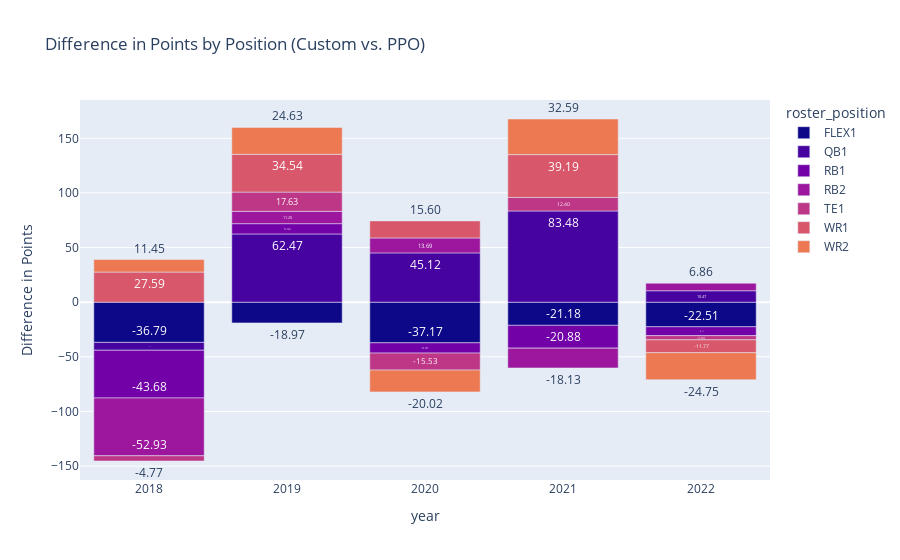

Notebook code cell kept with this figure:
### Code cell
import plotly.express as px

grouped_df = groupby.groupby(['year', 'roster_position'])['difference'].mean().reset_index()
grouped_df = grouped_df[grouped_df['roster_position'] != 'total']

pivot_df = grouped_df.pivot(index='year', columns='roster_position', values='difference').reset_index()

# Calculate the total difference for each year
pivot_df['total_difference'] = pivot_df.drop(columns='year').sum(axis=1)

def custom_hover_data(row):
    hover_text = [f"Year: {int(row['year'])}", f"Total Difference: {row['total_difference']:.2f}"]
    for position, value in row.items():
        if position != "year" and position != "total_difference":
            hover_text.append(f"{position}: {value:.2f}")
    return '<br>'.join(hover_text)

pivot_df['hover_text'] = pivot_df.apply(custom_hover_data, axis=1)

melted_df = pivot_df.melt(id_vars=['year', 'hover_text', 'total_difference'], value_name='difference', var_name='roster_position')

fig = px.bar(melted_df, x='year', y='difference', color='roster_position', title='Difference in Points by Position (Custom vs. PPO)',
             labels={'difference': 'Difference in Points'},
             hover_data={'hover_text': True, 'roster_position': False, 'difference': False},
             hover_name='hover_text',
             color_discrete_sequence=px.colors.sequential.Plasma,
             text='difference')

# Update the layout to show the positional differences on the bars and adjust the hover template
fig.update_traces(texttemplate='%{text:.2f}', textposition='outside', cliponaxis=False, hovertemplate='%{hovertext}')

# Show the plot
fig.show()

### Figure 1 — Plotly figure (JSON) as saved in the notebook; plotly's stock layout.template omitted (floating-point values rounded to 4 significant figures)
{"data": [{"alignmentgroup": "True", "cliponaxis": false, "customdata": [["Year: 2018<br>Total Difference: -106.31<br>FLEX1: -36.79<br>QB1: -7.18<br>RB1: -43.68<br>RB2: -52.93<br>TE1: -4.77<br>WR1: 27.59<br>WR2: 11.45", "FLEX1"], ["Year: 2019<br>Total Difference: 140.97<br>FLEX1: -18.97<br>QB1: 62.47<br>RB1: 9.42<br>RB2: 11.25<br>TE1: 17.63<br>WR1: 34.54<br>WR2: 24.63", "FLEX1"], ["Year: 2020<br>Total Difference: -7.72<br>FLEX1: -37.17<br>QB1: 45.12<br>RB1: -9.41<br>RB2: 13.69<br>TE1: -15.53<br>WR1: 15.60<br>WR2: -20.02", "FLEX1"], ["Year: 2021<br>Total Difference: 107.47<br>FLEX1: -21.18<br>QB1: 83.48<br>RB1: -20.88<br>RB2: -18.13<br>TE1: 12.40<br>WR1: 39.19<br>WR2: 32.59", "FLEX1"], ["Year: 2022<br>Total Difference: -53.65<br>FLEX1: -22.51<br>QB1: 10.47<br>RB1: -8.11<br>RB2: 6.86<br>TE1: -3.84<br>WR1: -11.77<br>WR2: -24.75", "FLEX1"]], "hovertemplate": "%{hovertext}", "hovertext": ["Year: 2018<br>Total Difference: -106.31<br>FLEX1: -36.79<br>QB1: -7.18<br>RB1: -43.68<br>RB2: -52.93<br>TE1: -4.77<br>WR1: 27.59<br>WR2: 11.45", "Year: 2019<br>Total Difference: 140.97<br>FLEX1: -18.97<br>QB1: 62.47<br>RB1: 9.42<br>RB2: 11.25<br>TE1: 17.63<br>WR1: 34.54<br>WR2: 24.63", "Year: 2020<br>Total Difference: -7.72<br>FLEX1: -37.17<br>QB1: 45.12<br>RB1: -9.41<br>RB2: 13.69<br>TE1: -15.53<br>WR1: 15.60<br>WR2: -20.02", "Year: 2021<br>Total Difference: 107.47<br>FLEX1: -21.18<br>QB1: 83.48<br>RB1: -20.88<br>RB2: -18.13<br>TE1: 12.40<br>WR1: 39.19<br>WR2: 32.59", "Year: 2022<br>Total Difference: -53.65<br>FLEX1: -22.51<br>QB1: 10.47<br>RB1: -8.11<br>RB2: 6.86<br>TE1: -3.84<br>WR1: -11.77<br>WR2: -24.75"], "legendgroup": "FLEX1", "marker": {"color": "#0d0887", "pattern": {"shape": ""}}, "name": "FLEX1", "offsetgroup": "FLEX1", "orientation": "v", "showlegend": true, "text": [-36.79, -18.97, -37.17, -21.18, -22.51], "textposition": "outside", "texttemplate": "%{text:.2f}", "type": "bar", "x": [2018, 2019, 2020, 2021, 2022], "xaxis": "x", "y": [-36.79, -18.97, -37.17, -21.18, -22.51], "yaxis": "y"}, {"alignmentgroup": "True", "cliponaxis": false, "customdata": [["Year: 2018<br>Total Difference: -106.31<br>FLEX1: -36.79<br>QB1: -7.18<br>RB1: -43.68<br>RB2: -52.93<br>TE1: -4.77<br>WR1: 27.59<br>WR2: 11.45", "QB1"], ["Year: 2019<br>Total Difference: 140.97<br>FLEX1: -18.97<br>QB1: 62.47<br>RB1: 9.42<br>RB2: 11.25<br>TE1: 17.63<br>WR1: 34.54<br>WR2: 24.63", "QB1"], ["Year: 2020<br>Total Difference: -7.72<br>FLEX1: -37.17<br>QB1: 45.12<br>RB1: -9.41<br>RB2: 13.69<br>TE1: -15.53<br>WR1: 15.60<br>WR2: -20.02", "QB1"], ["Year: 2021<br>Total Difference: 107.47<br>FLEX1: -21.18<br>QB1: 83.48<br>RB1: -20.88<br>RB2: -18.13<br>TE1: 12.40<br>WR1: 39.19<br>WR2: 32.59", "QB1"], ["Year: 2022<br>Total Difference: -53.65<br>FLEX1: -22.51<br>QB1: 10.47<br>RB1: -8.11<br>RB2: 6.86<br>TE1: -3.84<br>WR1: -11.77<br>WR2: -24.75", "QB1"]], "hovertemplate": "%{hovertext}", "hovertext": ["Year: 2018<br>Total Difference: -106.31<br>FLEX1: -36.79<br>QB1: -7.18<br>RB1: -43.68<br>RB2: -52.93<br>TE1: -4.77<br>WR1: 27.59<br>WR2: 11.45", "Year: 2019<br>Total Difference: 140.97<br>FLEX1: -18.97<br>QB1: 62.47<br>RB1: 9.42<br>RB2: 11.25<br>TE1: 17.63<br>WR1: 34.54<br>WR2: 24.63", "Year: 2020<br>Total Difference: -7.72<br>FLEX1: -37.17<br>QB1: 45.12<br>RB1: -9.41<br>RB2: 13.69<br>TE1: -15.53<br>WR1: 15.60<br>WR2: -20.02", "Year: 2021<br>Total Difference: 107.47<br>FLEX1: -21.18<br>QB1: 83.48<br>RB1: -20.88<br>RB2: -18.13<br>TE1: 12.40<br>WR1: 39.19<br>WR2: 32.59", "Year: 2022<br>Total Difference: -53.65<br>FLEX1: -22.51<br>QB1: 10.47<br>RB1: -8.11<br>RB2: 6.86<br>TE1: -3.84<br>WR1: -11.77<br>WR2: -24.75"], "legendgroup": "QB1", "marker": {"color": "#46039f", "pattern": {"shape": ""}}, "name": "QB1", "offsetgroup": "QB1", "orientation": "v", "showlegend": true, "text": [-7.183, 62.47, 45.12, 83.48, 10.47], "textposition": "outside", "texttemplate": "%{text:.2f}", "type": "bar", "x": [2018, 2019, 2020, 2021, 2022], "xaxis": "x", "y": [-7.183, 62.47, 45.12, 83.48, 10.47], "yaxis": "y"}, {"alignmentgroup": "True", "cliponaxis": false, "customdata": [["Year: 2018<br>Total Difference: -106.31<br>FLEX1: -36.79<br>QB1: -7.18<br>RB1: -43.68<br>RB2: -52.93<br>TE1: -4.77<br>WR1: 27.59<br>WR2: 11.45", "RB1"], ["Year: 2019<br>Total Difference: 140.97<br>FLEX1: -18.97<br>QB1: 62.47<br>RB1: 9.42<br>RB2: 11.25<br>TE1: 17.63<br>WR1: 34.54<br>WR2: 24.63", "RB1"], ["Year: 2020<br>Total Difference: -7.72<br>FLEX1: -37.17<br>QB1: 45.12<br>RB1: -9.41<br>RB2: 13.69<br>TE1: -15.53<br>WR1: 15.60<br>WR2: -20.02", "RB1"], ["Year: 2021<br>Total Difference: 107.47<br>FLEX1: -21.18<br>QB1: 83.48<br>RB1: -20.88<br>RB2: -18.13<br>TE1: 12.40<br>WR1: 39.19<br>WR2: 32.59", "RB1"], ["Year: 2022<br>Total Difference: -53.65<br>FLEX1: -22.51<br>QB1: 10.47<br>RB1: -8.11<br>RB2: 6.86<br>TE1: -3.84<br>WR1: -11.77<br>WR2: -24.75", "RB1"]], "hovertemplate": "%{hovertext}", "hovertext": ["Year: 2018<br>Total Difference: -106.31<br>FLEX1: -36.79<br>QB1: -7.18<br>RB1: -43.68<br>RB2: -52.93<br>TE1: -4.77<br>WR1: 27.59<br>WR2: 11.45", "Year: 2019<br>Total Difference: 140.97<br>FLEX1: -18.97<br>QB1: 62.47<br>RB1: 9.42<br>RB2: 11.25<br>TE1: 17.63<br>WR1: 34.54<br>WR2: 24.63", "Year: 2020<br>Total Difference: -7.72<br>FLEX1: -37.17<br>QB1: 45.12<br>RB1: -9.41<br>RB2: 13.69<br>TE1: -15.53<br>WR1: 15.60<br>WR2: -20.02", "Year: 2021<br>Total Difference: 107.47<br>FLEX1: -21.18<br>QB1: 83.48<br>RB1: -20.88<br>RB2: -18.13<br>TE1: 12.40<br>WR1: 39.19<br>WR2: 32.59", "Year: 2022<br>Total Difference: -53.65<br>FLEX1: -22.51<br>QB1: 10.47<br>RB1: -8.11<br>RB2: 6.86<br>TE1: -3.84<br>WR1: -11.77<br>WR2: -24.75"], "legendgroup": "RB1", "marker": {"color": "#7201a8", "pattern": {"shape": ""}}, "name": "RB1", "offsetgroup": "RB1", "orientation": "v", "showlegend": true, "text": [-43.68, 9.417, -9.408, -20.88, -8.108], "textposition": "outside", "texttemplate": "%{text:.2f}", "type": "bar", "x": [2018, 2019, 2020, 2021, 2022], "xaxis": "x", "y": [-43.68, 9.417, -9.408, -20.88, -8.108], "yaxis": "y"}, {"alignmentgroup": "True", "cliponaxis": false, "customdata": [["Year: 2018<br>Total Difference: -106.31<br>FLEX1: -36.79<br>QB1: -7.18<br>RB1: -43.68<br>RB2: -52.93<br>TE1: -4.77<br>WR1: 27.59<br>WR2: 11.45", "RB2"], ["Year: 2019<br>Total Difference: 140.97<br>FLEX1: -18.97<br>QB1: 62.47<br>RB1: 9.42<br>RB2: 11.25<br>TE1: 17.63<br>WR1: 34.54<br>WR2: 24.63", "RB2"], ["Year: 2020<br>Total Difference: -7.72<br>FLEX1: -37.17<br>QB1: 45.12<br>RB1: -9.41<br>RB2: 13.69<br>TE1: -15.53<br>WR1: 15.60<br>WR2: -20.02", "RB2"], ["Year: 2021<br>Total Difference: 107.47<br>FLEX1: -21.18<br>QB1: 83.48<br>RB1: -20.88<br>RB2: -18.13<br>TE1: 12.40<br>WR1: 39.19<br>WR2: 32.59", "RB2"], ["Year: 2022<br>Total Difference: -53.65<br>FLEX1: -22.51<br>QB1: 10.47<br>RB1: -8.11<br>RB2: 6.86<br>TE1: -3.84<br>WR1: -11.77<br>WR2: -24.75", "RB2"]], "hovertemplate": "%{hovertext}", "hovertext": ["Year: 2018<br>Total Difference: -106.31<br>FLEX1: -36.79<br>QB1: -7.18<br>RB1: -43.68<br>RB2: -52.93<br>TE1: -4.77<br>WR1: 27.59<br>WR2: 11.45", "Year: 2019<br>Total Difference: 140.97<br>FLEX1: -18.97<br>QB1: 62.47<br>RB1: 9.42<br>RB2: 11.25<br>TE1: 17.63<br>WR1: 34.54<br>WR2: 24.63", "Year: 2020<br>Total Difference: -7.72<br>FLEX1: -37.17<br>QB1: 45.12<br>RB1: -9.41<br>RB2: 13.69<br>TE1: -15.53<br>WR1: 15.60<br>WR2: -20.02", "Year: 2021<br>Total Difference: 107.47<br>FLEX1: -21.18<br>QB1: 83.48<br>RB1: -20.88<br>RB2: -18.13<br>TE1: 12.40<br>WR1: 39.19<br>WR2: 32.59", "Year: 2022<br>Total Difference: -53.65<br>FLEX1: -22.51<br>QB1: 10.47<br>RB1: -8.11<br>RB2: 6.86<br>TE1: -3.84<br>WR1: -11.77<br>WR2: -24.75"], "legendgroup": "RB2", "marker": {"color": "#9c179e", "pattern": {"shape": ""}}, "name": "RB2", "offsetgroup": "RB2", "orientation": "v", "showlegend": true, "text": [-52.93, 11.25, 13.69, -18.13, 6.858], "textposition": "outside", "texttemplate": "%{text:.2f}", "type": "bar", "x": [2018, 2019, 2020, 2021, 2022], "xaxis": "x", "y": [-52.93, 11.25, 13.69, -18.13, 6.858], "yaxis": "y"}, {"alignmentgroup": "True", "cliponaxis": false, "customdata": [["Year: 2018<br>Total Difference: -106.31<br>FLEX1: -36.79<br>QB1: -7.18<br>RB1: -43.68<br>RB2: -52.93<br>TE1: -4.77<br>WR1: 27.59<br>WR2: 11.45", "TE1"], ["Year: 2019<br>Total Difference: 140.97<br>FLEX1: -18.97<br>QB1: 62.47<br>RB1: 9.42<br>RB2: 11.25<br>TE1: 17.63<br>WR1: 34.54<br>WR2: 24.63", "TE1"], ["Year: 2020<br>Total Difference: -7.72<br>FLEX1: -37.17<br>QB1: 45.12<br>RB1: -9.41<br>RB2: 13.69<br>TE1: -15.53<br>WR1: 15.60<br>WR2: -20.02", "TE1"], ["Year: 2021<br>Total Difference: 107.47<br>FLEX1: -21.18<br>QB1: 83.48<br>RB1: -20.88<br>RB2: -18.13<br>TE1: 12.40<br>WR1: 39.19<br>WR2: 32.59", "TE1"], ["Year: 2022<br>Total Difference: -53.65<br>FLEX1: -22.51<br>QB1: 10.47<br>RB1: -8.11<br>RB2: 6.86<br>TE1: -3.84<br>WR1: -11.77<br>WR2: -24.75", "TE1"]], "hovertemplate": "%{hovertext}", "hovertext": ["Year: 2018<br>Total Difference: -106.31<br>FLEX1: -36.79<br>QB1: -7.18<br>RB1: -43.68<br>RB2: -52.93<br>TE1: -4.77<br>WR1: 27.59<br>WR2: 11.45", "Year: 2019<br>Total Difference: 140.97<br>FLEX1: -18.97<br>QB1: 62.47<br>RB1: 9.42<br>RB2: 11.25<br>TE1: 17.63<br>WR1: 34.54<br>WR2: 24.63", "Year: 2020<br>Total Difference: -7.72<br>FLEX1: -37.17<br>QB1: 45.12<br>RB1: -9.41<br>RB2: 13.69<br>TE1: -15.53<br>WR1: 15.60<br>WR2: -20.02", "Year: 2021<br>Total Difference: 107.47<br>FLEX1: -21.18<br>QB1: 83.48<br>RB1: -20.88<br>RB2: -18.13<br>TE1: 12.40<br>WR1: 39.19<br>WR2: 32.59", "Year: 2022<br>Total Difference: -53.65<br>FLEX1: -22.51<br>QB1: 10.47<br>RB1: -8.11<br>RB2: 6.86<br>TE1: -3.84<br>WR1: -11.77<br>WR2: -24.75"], "legendgroup": "TE1", "marker": {"color": "#bd3786", "pattern": {"shape": ""}}, "name": "TE1", "offsetgroup": "TE1", "orientation": "v", "showlegend": true, "text": [-4.767, 17.63, -15.53, 12.4, -3.842], "textposition": "outside", "texttemplate": "%{text:.2f}", "type": "bar", "x": [2018, 2019, 2020, 2021, 2022], "xaxis": "x", "y": [-4.767, 17.63, -15.53, 12.4, -3.842], "yaxis": "y"}, {"alignmentgroup": "True", "cliponaxis": false, "customdata": [["Year: 2018<br>Total Difference: -106.31<br>FLEX1: -36.79<br>QB1: -7.18<br>RB1: -43.68<br>RB2: -52.93<br>TE1: -4.77<br>WR1: 27.59<br>WR2: 11.45", "WR1"], ["Year: 2019<br>Total Difference: 140.97<br>FLEX1: -18.97<br>QB1: 62.47<br>RB1: 9.42<br>RB2: 11.25<br>TE1: 17.63<br>WR1: 34.54<br>WR2: 24.63", "WR1"], ["Year: 2020<br>Total Difference: -7.72<br>FLEX1: -37.17<br>QB1: 45.12<br>RB1: -9.41<br>RB2: 13.69<br>TE1: -15.53<br>WR1: 15.60<br>WR2: -20.02", "WR1"], ["Year: 2021<br>Total Difference: 107.47<br>FLEX1: -21.18<br>QB1: 83.48<br>RB1: -20.88<br>RB2: -18.13<br>TE1: 12.40<br>WR1: 39.19<br>WR2: 32.59", "WR1"], ["Year: 2022<br>Total Difference: -53.65<br>FLEX1: -22.51<br>QB1: 10.47<br>RB1: -8.11<br>RB2: 6.86<br>TE1: -3.84<br>WR1: -11.77<br>WR2: -24.75", "WR1"]], "hovertemplate": "%{hovertext}", "hovertext": ["Year: 2018<br>Total Difference: -106.31<br>FLEX1: -36.79<br>QB1: -7.18<br>RB1: -43.68<br>RB2: -52.93<br>TE1: -4.77<br>WR1: 27.59<br>WR2: 11.45", "Year: 2019<br>Total Difference: 140.97<br>FLEX1: -18.97<br>QB1: 62.47<br>RB1: 9.42<br>RB2: 11.25<br>TE1: 17.63<br>WR1: 34.54<br>WR2: 24.63", "Year: 2020<br>Total Difference: -7.72<br>FLEX1: -37.17<br>QB1: 45.12<br>RB1: -9.41<br>RB2: 13.69<br>TE1: -15.53<br>WR1: 15.60<br>WR2: -20.02", "Year: 2021<br>Total Difference: 107.47<br>FLEX1: -21.18<br>QB1: 83.48<br>RB1: -20.88<br>RB2: -18.13<br>TE1: 12.40<br>WR1: 39.19<br>WR2: 32.59", "Year: 2022<br>Total Difference: -53.65<br>FLEX1: -22.51<br>QB1: 10.47<br>RB1: -8.11<br>RB2: 6.86<br>TE1: -3.84<br>WR1: -11.77<br>WR2: -24.75"], "legendgroup": "WR1", "marker": {"color": "#d8576b", "pattern": {"shape": ""}}, "name": "WR1", "offsetgroup": "WR1", "orientation": "v", "showlegend": true, "text": [27.59, 34.54, 15.6, 39.19, -11.77], "textposition": "outside", "texttemplate": "%{text:.2f}", "type": "bar", "x": [2018, 2019, 2020, 2021, 2022], "xaxis": "x", "y": [27.59, 34.54, 15.6, 39.19, -11.77], "yaxis": "y"}, {"alignmentgroup": "True", "cliponaxis": false, "customdata": [["Year: 2018<br>Total Difference: -106.31<br>FLEX1: -36.79<br>QB1: -7.18<br>RB1: -43.68<br>RB2: -52.93<br>TE1: -4.77<br>WR1: 27.59<br>WR2: 11.45", "WR2"], ["Year: 2019<br>Total Difference: 140.97<br>FLEX1: -18.97<br>QB1: 62.47<br>RB1: 9.42<br>RB2: 11.25<br>TE1: 17.63<br>WR1: 34.54<br>WR2: 24.63", "WR2"], ["Year: 2020<br>Total Difference: -7.72<br>FLEX1: -37.17<br>QB1: 45.12<br>RB1: -9.41<br>RB2: 13.69<br>TE1: -15.53<br>WR1: 15.60<br>WR2: -20.02", "WR2"], ["Year: 2021<br>Total Difference: 107.47<br>FLEX1: -21.18<br>QB1: 83.48<br>RB1: -20.88<br>RB2: -18.13<br>TE1: 12.40<br>WR1: 39.19<br>WR2: 32.59", "WR2"], ["Year: 2022<br>Total Difference: -53.65<br>FLEX1: -22.51<br>QB1: 10.47<br>RB1: -8.11<br>RB2: 6.86<br>TE1: -3.84<br>WR1: -11.77<br>WR2: -24.75", "WR2"]], "hovertemplate": "%{hovertext}", "hovertext": ["Year: 2018<br>Total Difference: -106.31<br>FLEX1: -36.79<br>QB1: -7.18<br>RB1: -43.68<br>RB2: -52.93<br>TE1: -4.77<br>WR1: 27.59<br>WR2: 11.45", "Year: 2019<br>Total Difference: 140.97<br>FLEX1: -18.97<br>QB1: 62.47<br>RB1: 9.42<br>RB2: 11.25<br>TE1: 17.63<br>WR1: 34.54<br>WR2: 24.63", "Year: 2020<br>Total Difference: -7.72<br>FLEX1: -37.17<br>QB1: 45.12<br>RB1: -9.41<br>RB2: 13.69<br>TE1: -15.53<br>WR1: 15.60<br>WR2: -20.02", "Year: 2021<br>Total Difference: 107.47<br>FLEX1: -21.18<br>QB1: 83.48<br>RB1: -20.88<br>RB2: -18.13<br>TE1: 12.40<br>WR1: 39.19<br>WR2: 32.59", "Year: 2022<br>Total Difference: -53.65<br>FLEX1: -22.51<br>QB1: 10.47<br>RB1: -8.11<br>RB2: 6.86<br>TE1: -3.84<br>WR1: -11.77<br>WR2: -24.75"], "legendgroup": "WR2", "marker": {"color": "#ed7953", "pattern": {"shape": ""}}, "name": "WR2", "offsetgroup": "WR2", "orientation": "v", "showlegend": true, "text": [11.45, 24.63, -20.02, 32.59, -24.75], "textposition": "outside", "texttemplate": "%{text:.2f}", "type": "bar", "x": [2018, 2019, 2020, 2021, 2022], "xaxis": "x", "y": [11.45, 24.63, -20.02, 32.59, -24.75], "yaxis": "y"}], "layout": {"barmode": "relative", "legend": {"title": {"text": "roster_position"}, "tracegroupgap": 0}, "title": {"text": "Difference in Points by Position (Custom vs. PPO)"}, "xaxis": {"anchor": "y", "domain": [0, 1], "title": {"text": "year"}}, "yaxis": {"anchor": "x", "domain": [0, 1], "title": {"text": "Difference in Points"}}}}
